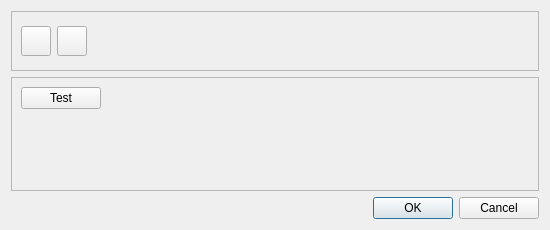
<?xml version="1.0" encoding="UTF-8"?>
<ui version="4.0">
 <class>FilterListerDialog</class>
 <widget class="QDialog" name="FilterListerDialog">
  <property name="geometry">
   <rect>
    <x>0</x>
    <y>0</y>
    <width>550</width>
    <height>230</height>
   </rect>
  </property>
  <property name="sizePolicy">
   <sizepolicy hsizetype="Preferred" vsizetype="MinimumExpanding">
    <horstretch>0</horstretch>
    <verstretch>0</verstretch>
   </sizepolicy>
  </property>
  <property name="windowTitle">
   <string>Dialog</string>
  </property>
  <layout class="QVBoxLayout" name="verticalLayout">
   <item>
    <layout class="QVBoxLayout" name="filterLayout"/>
   </item>
   <item>
    <widget class="QFrame" name="frame">
     <property name="maximumSize">
      <size>
       <width>16777215</width>
       <height>60</height>
      </size>
     </property>
     <property name="frameShape">
      <enum>QFrame::StyledPanel</enum>
     </property>
     <property name="frameShadow">
      <enum>QFrame::Raised</enum>
     </property>
     <layout class="QHBoxLayout" name="horizontalLayout_2">
      <item>
       <widget class="QPushButton" name="addButton">
        <property name="maximumSize">
         <size>
          <width>30</width>
          <height>30</height>
         </size>
        </property>
        <property name="text">
         <string/>
        </property>
        <property name="icon">
         <iconset>
          <normalon>../../../icons/main/add.png</normalon>
         </iconset>
        </property>
       </widget>
      </item>
      <item>
       <widget class="QPushButton" name="removeButton">
        <property name="maximumSize">
         <size>
          <width>30</width>
          <height>30</height>
         </size>
        </property>
        <property name="text">
         <string/>
        </property>
        <property name="icon">
         <iconset>
          <normalon>../../../icons/main/remove.png</normalon>
         </iconset>
        </property>
       </widget>
      </item>
      <item>
       <spacer name="horizontalSpacer">
        <property name="orientation">
         <enum>Qt::Horizontal</enum>
        </property>
        <property name="sizeHint" stdset="0">
         <size>
          <width>418</width>
          <height>20</height>
         </size>
        </property>
       </spacer>
      </item>
     </layout>
    </widget>
   </item>
   <item>
    <widget class="QFrame" name="frame_2">
     <property name="frameShape">
      <enum>QFrame::StyledPanel</enum>
     </property>
     <property name="frameShadow">
      <enum>QFrame::Raised</enum>
     </property>
     <layout class="QGridLayout" name="gridLayout">
      <item row="0" column="0">
       <layout class="QFormLayout" name="formLayout">
        <item row="0" column="0">
         <widget class="QPushButton" name="testButton">
          <property name="text">
           <string>Test</string>
          </property>
         </widget>
        </item>
        <item row="0" column="1">
         <widget class="QLabel" name="test_result">
          <property name="text">
           <string/>
          </property>
         </widget>
        </item>
       </layout>
      </item>
     </layout>
    </widget>
   </item>
   <item>
    <widget class="QDialogButtonBox" name="buttonBox">
     <property name="orientation">
      <enum>Qt::Horizontal</enum>
     </property>
     <property name="standardButtons">
      <set>QDialogButtonBox::Cancel|QDialogButtonBox::Ok</set>
     </property>
    </widget>
   </item>
  </layout>
 </widget>
 <resources/>
 <connections>
  <connection>
   <sender>buttonBox</sender>
   <signal>accepted()</signal>
   <receiver>FilterListerDialog</receiver>
   <slot>accept()</slot>
   <hints>
    <hint type="sourcelabel">
     <x>248</x>
     <y>254</y>
    </hint>
    <hint type="destinationlabel">
     <x>157</x>
     <y>274</y>
    </hint>
   </hints>
  </connection>
  <connection>
   <sender>buttonBox</sender>
   <signal>rejected()</signal>
   <receiver>FilterListerDialog</receiver>
   <slot>reject()</slot>
   <hints>
    <hint type="sourcelabel">
     <x>316</x>
     <y>260</y>
    </hint>
    <hint type="destinationlabel">
     <x>286</x>
     <y>274</y>
    </hint>
   </hints>
  </connection>
 </connections>
</ui>
